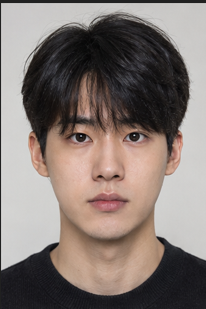
#> input picture sleep_detector_app/assets/test1.png, 206 x 309 px
$ python -i eye_preprocess.py   (imports and definitions only)
#> lines starting #> are read from the running program, lines starting #| are printed output that depends on the picture
#> further down, picture is the input picture: shape (309, 206, 3); mean B, G, R 115.2, 120.3, 132
# ═══════════════════════════════════════════════════════════════
# services/eye_preprocess.py — 눈 사진 전처리 (CNN 학습 노트북 · 서버 공통)
# ═══════════════════════════════════════════════════════════════
# 담당: prep_eye = B (CNN 학습)  |  crop_eye = A (눈 점 · face_service.py)   |   우선: P2 (CNN)
#
# [이 파일이 하는 일]
#   [학습]  MRL 눈 사진 ─────────────────→ prep_eye → CNN      (노트북 eye_cnn.ipynb)
#   [서버]  얼굴 사진 → crop_eye(눈 점) ─→ prep_eye → CNN      (face_service.py)
#   - 학습과 서버가 이 파일 하나를 같이 써서 전처리가 어긋나지 않게 한다
#
# [만들 것 (이름 약속 — 다른 파일이 이 이름으로 부름)]
#   - crop_eye(image, eye_points) → 눈 부분 사진 (서버만)
#   - prep_eye(eye_img, size=64)  → float32 (size, size) 배열 (서버 · 노트북 공통)
#   - vscale(img, k)              → 세로만 k배로 누른 눈 사진 (노트북 학습만 — 서버는 안 부름, 11/04 팀장 규칙)
#
# [이 파일의 규칙]
#   1. cv2 · numpy 만 쓴다 — FastAPI · MediaPipe · config.py 를 불러오지 않는다 (Colab 에 이 파일만 올려도 돌게)
#   2. 크기는 인자로 받는다 — 서버는 config.CNN_INPUT_SIZE, 노트북은 64 (두 값은 항상 같아야 함)
#   3. 정규화는 이 파일에서만 한다 — 노트북에서 따로 /255 하지 않는다
#   4. 증강(밝기 · 회전 등)은 넣지 않는다 — 학습할 때만 하는 것이라 노트북에 둔다
#      예외: vscale (팀장 결정으로 이 파일에 둠). 서버 추론(face_service)은 부르지 않는다
#   - 파일을 고치면 Colab 에 다시 올린다 (왼쪽 파일 탭 → 업로드 → from eye_preprocess import prep_eye)
#
# 자세한 내용: 노트북 eye_cnn.ipynb 1-9 · 1-10b · 1-13 (MRL 자르기 범위 측정)
# ═══════════════════════════════════════════════════════════════

import cv2
import numpy as np

# MRL 자르기 범위 (eye_cnn.ipynb 1-10b, 10.14 측정 — 뜬 눈 평균 사진)
CROP_SCALE = 1.5  # 정사각형 한 변 = 눈꼬리~눈꼬리 폭 W × 1.5 (평균 사진의 눈 폭이 66%)
CROP_SHIFT_UP = 0.03  # 자르기 중심을 눈 중심보다 한 변의 3% 위로 (MRL 은 눈이 위에서 53% 에 있음)

# 정규화: 사진마다 평균 0 · 표준편차 1
#   MRL 은 적외선 흑백, 우리 폰은 컬러 → 전체 밝기 차이가 커서 사진마다 맞추는 쪽이 안전 (노트북 1-13)
#   참고: MRL 64×64 전체 평균 0.3426 · 표준편차 0.1024 (데이터 전체 값으로 바꾸려면 여기만 고친다)
MIN_STD = 1e-3  # 거의 단색인 사진에서 0 으로 나누지 않게
MIN_EYE_PX = 8  # 잘라낸 눈이 이보다 작으면 None (CNN 에 넣을 만한 눈이 아님)


# [57 lines left out: function crop_eye, not called in this run]


def prep_eye(eye_img, size=64):
    """눈 사진 → CNN 입력. 흑백 → size×size → 사진마다 정규화.

    eye_img : 눈 부분 사진 numpy 배열 — 흑백(H×W), BGR(H×W×3), BGRA(H×W×4) 모두 가능, uint8 (0~255)
              · 노트북: cv2.imread(MRL 경로, cv2.IMREAD_UNCHANGED)
              · 서버:   crop_eye(...) 의 결과
    size    : 서버는 config.CNN_INPUT_SIZE, 노트북은 64
    반환    : float32 (size, size) 배열, 평균 0 · 표준편차 1 (CNN 에 넣을 때 채널 축은 각자 추가)
    """
#> called with size = 64
    img = np.asarray(eye_img)
    if img.ndim == 3 and img.shape[2] == 4:
        img = cv2.cvtColor(img, cv2.COLOR_BGRA2GRAY)
    elif img.ndim == 3 and img.shape[2] == 3:
        img = cv2.cvtColor(img, cv2.COLOR_BGR2GRAY)
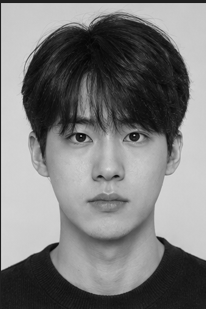
#> img: shape (309, 206); min 1, max 217, mean 123.2
    elif img.ndim == 3 and img.shape[2] == 1:
        img = img[:, :, 0]
    if img.ndim != 2 or img.size == 0:
        raise ValueError(f"눈 사진 모양이 이상합니다: {np.asarray(eye_img).shape}")
    if img.dtype != np.uint8:  # 학습 · 서버 모두 0~255 정수로 맞춘 뒤 줄인다
        img = np.clip(img, 0, 255).astype(np.uint8)

    # 줄일 때는 INTER_AREA(계단 무늬 없음), 키울 때는 INTER_LINEAR — MRL 은 52~299px 라 둘 다 생김
    interp = cv2.INTER_AREA if min(img.shape) >= size else cv2.INTER_LINEAR
#> interp = 3
    img = cv2.resize(img, (size, size), interpolation=interp).astype(np.float32) / 255.0
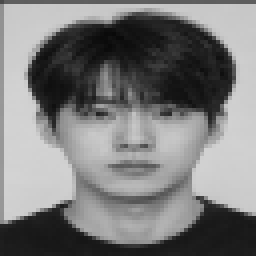
#> img: shape (64, 64) float32 (shown 4 times larger); min 0.0353, max 0.827, mean 0.483

    return ((img - img.mean()) / max(float(img.std()), MIN_STD)).astype(np.float32)
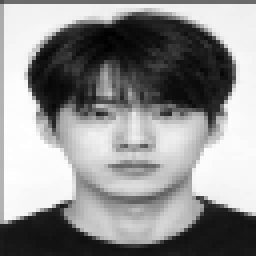
#> returned value: shape (64, 64) float32 (shown 4 times larger); min -1.55, max 1.19, mean -1.19e-07; drawn with min black and max white

# [24 lines left out: function vscale, not called in this run]

>>> import cv2
>>> picture = cv2.imread('../../sleep_detector_app/assets/test1.png')
>>> result = prep_eye(picture)

$ run again, on sleep_detector_app/assets/test2.png
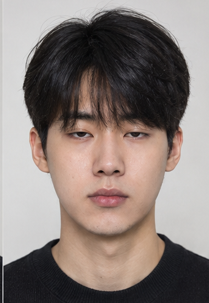
#> input picture sleep_detector_app/assets/test2.png, 209 x 303 px
#> picture is the input picture: shape (303, 209, 3); mean B, G, R 120.7, 125.4, 137.3
#> in prep_eye, `img = cv2.resize(img, (size, size), interpolation=interp).astype(np.fl..`:
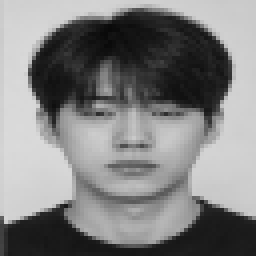
#> img: shape (64, 64) float32 (shown 4 times larger); min 0.0353, max 0.855, mean 0.504
#> in prep_eye, `return ((img - img.mean()) / max(float(img.std()), MIN_STD)).astype(np..`:
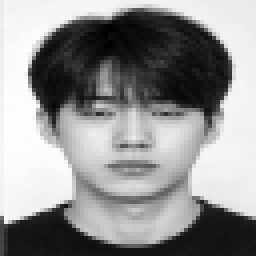
#> returned value: shape (64, 64) float32 (shown 4 times larger); min -1.57, max 1.18, mean -2.98e-08; drawn with min black and max white
